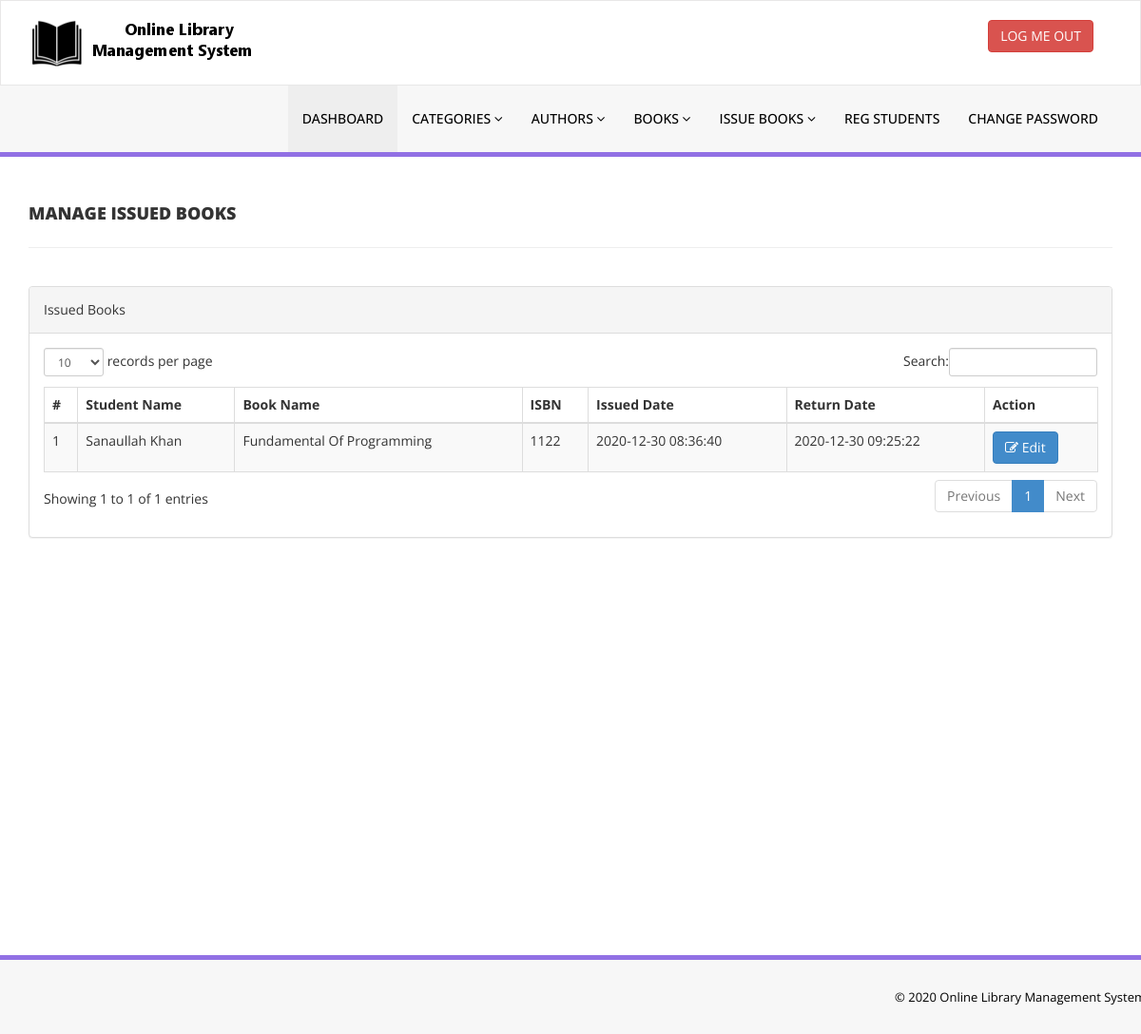
/library/admin/manage-issued-books.php (signed in), run on the app's committed database.
### tables this page shows
CREATE TABLE `tblissuedbookdetails` (
  `id` int(11) NOT NULL,
  `BookId` int(11) DEFAULT NULL,
  `StudentID` varchar(150) DEFAULT NULL,
  `IssuesDate` timestamp NULL DEFAULT current_timestamp(),
  `ReturnDate` timestamp NULL DEFAULT NULL ON UPDATE current_timestamp(),
  `RetrunStatus` int(1) DEFAULT NULL,
  `fine` int(11) DEFAULT NULL
);

CREATE TABLE `tblstudents` (
  `id` int(11) NOT NULL,
  `StudentId` varchar(100) DEFAULT NULL,
  `FullName` varchar(120) DEFAULT NULL,
  `EmailId` varchar(120) DEFAULT NULL,
  `MobileNumber` char(11) DEFAULT NULL,
  `Password` varchar(120) DEFAULT NULL,
  `Status` int(1) DEFAULT NULL,
  `RegDate` timestamp NULL DEFAULT current_timestamp(),
  `UpdationDate` timestamp NULL DEFAULT NULL ON UPDATE current_timestamp()
);

CREATE TABLE `tblbooks` (
  `id` int(11) NOT NULL,
  `BookName` varchar(255) DEFAULT NULL,
  `CatId` int(11) DEFAULT NULL,
  `AuthorId` int(11) DEFAULT NULL,
  `ISBNNumber` int(11) DEFAULT NULL,
  `BookPrice` int(11) DEFAULT NULL,
  `RegDate` timestamp NULL DEFAULT current_timestamp(),
  `UpdationDate` timestamp NULL DEFAULT NULL ON UPDATE current_timestamp()
);

### library/admin/manage-issued-books.php (the view, shortened to what this page needs)
<?php
include('includes/config.php');
if(strlen($_SESSION['alogin'])==0)
    {
header('location:index.php');
}
else{
    ?>
<!DOCTYPE html>
<html xmlns="http://www.w3.org/1999/xhtml">
<head>
    <link href="assets/css/bootstrap.css" rel="stylesheet" />
    <link href="assets/css/font-awesome.css" rel="stylesheet" />
    <link href="assets/js/dataTables/dataTables.bootstrap.css" rel="stylesheet" />
    <link href="assets/css/style.css" rel="stylesheet" />
</head>
<body>
<?php include('includes/header.php');?>
    <div class="content-wrapper">
         <div class="container">
        <div class="row pad-botm">
            <div class="col-md-12">
                <h4 class="header-line">Manage Issued Books</h4>
    </div>
     <div class="row">
</div>
        </div>
            <div class="row">
                <div class="col-md-12">
                    <div class="panel panel-default">
                        <div class="panel-heading">
                          Issued Books
                        </div>
                        <div class="panel-body">
                            <div class="table-responsive">
                                <table class="table table-striped table-bordered table-hover" id="dataTables-example">
                                    <thead>
                                        <tr>
                                            <th>#</th>
                                            <th>Student Name</th>
                                            <th>Book Name</th>
                                            <th>ISBN </th>
                                            <th>Issued Date</th>
                                            <th>Return Date</th>
                                            <th>Action</th>
                                        </tr>
                                    </thead>
                                    <tbody>
<?php $sql = "SELECT tblstudents.FullName,tblbooks.BookName,tblbooks.ISBNNumber,tblissuedbookdetails.IssuesDate,tblissuedbookdetails.ReturnDate,tblissuedbookdetails.id as rid from  tblissuedbookdetails join tblstudents on tblstudents.StudentId=tblissuedbookdetails.StudentId join tblbooks on tblbooks.id=tblissuedbookdetails.BookId order by tblissuedbookdetails.id desc";
$query = $dbh -> prepare($sql);
$query->execute();
$results=$query->fetchAll(PDO::FETCH_OBJ);
$cnt=1;
if($query->rowCount() > 0)
{
foreach($results as $result)
{               ?>
                                        <tr class="odd gradeX">
                                            <td class="center"><?php echo htmlentities($cnt);?></td>
                                            <td class="center"><?php echo htmlentities($result->FullName);?></td>
                                            <td class="center"><?php echo htmlentities($result->BookName);?></td>
                                            <td class="center"><?php echo htmlentities($result->ISBNNumber);?></td>
                                            <td class="center"><?php echo htmlentities($result->IssuesDate);?></td>
                                            <td class="center"><?php if($result->ReturnDate=="")
                                            {
                                                echo htmlentities("Not Return Yet");
                                            } else {
                                            echo htmlentities($result->ReturnDate);
}
                                            ?></td>
                                            <td class="center">
                                            <a href="update-issue-bookdeails.php?rid=<?php echo htmlentities($result->rid);?>"><button class="btn btn-primary"><i class="fa fa-edit "></i> Edit</button>
                                            </td>
                                        </tr>
 <?php $cnt=$cnt+1;}} ?>
                                    </tbody>
                                </table>
                            </div>
                        </div>
                    </div>
                </div>
            </div>
    </div>
    </div>
  <?php include('includes/footer.php');?>
</body>
</html>
<?php } ?>

### library/admin/assets/css/style.css (style rules this page uses)
.content-wrapper { margin-top: 40px; min-height:800px; padding-bottom:90px; }
.header-line { font-weight:900; padding-bottom:25px; border-bottom:1px solid #eeeeee; text-transform:uppercase; }
.pad-botm { padding-bottom:30px; }

### data on the page
tblissuedbookdetails: tblstudents.FullName "Sanaullah Khan", BookId.BookName "Fundamental Of Programming", BookId.ISBNNumber "1122", IssuesDate "2020-12-30 08:36:40", ReturnDate "2020-12-30 09:25:22"
